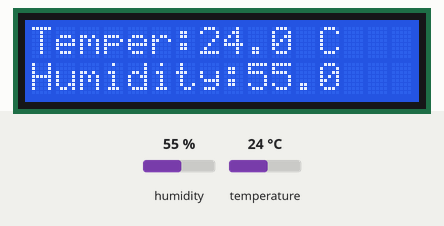
This program was run on a simulated Raspberry Pi (BCM pin numbers). Shown: 16×2 character LCD. The inputs (shaded band) are chosen by the test bench; at power-on: humidity 55 %, temperature 24 °C. What the program prints to the terminal is not drawn.

Above: at 1.2 s.
1.3 s: humidity set to 22 %
At 3.3 s:
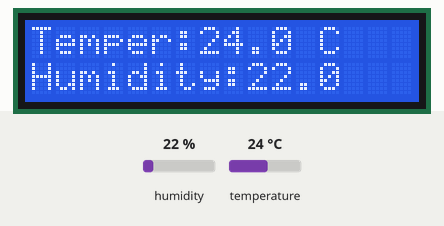
6.3 s: temperature set to 12 °C
At 7.8 s:
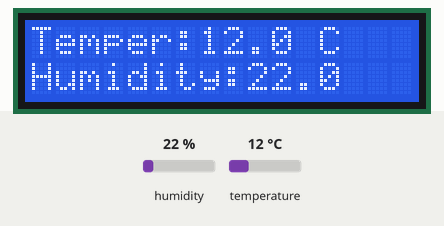
10.9 s: humidity set to 40 %
At 12.3 s:
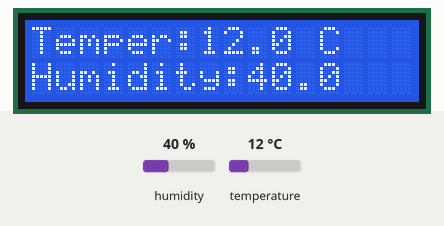
15.5 s: temperature set to 19 °C
At 16.8 s:
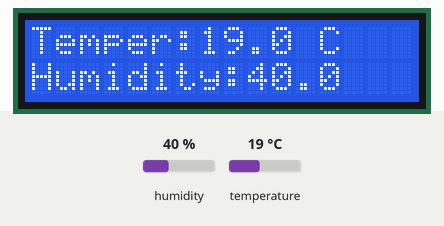
Timing chart, 0 to 18.5 s (numbered marks = the images above; inputs shaded):
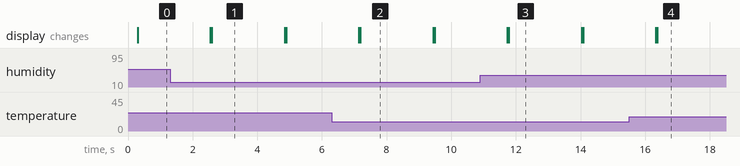

Measured:
- after the input at 1.3 s, the display: first differs from a run without the input after 1.3 s (image 1)
- after the input at 6.3 s, the display: first differs from a run without the input after 0.89 s (image 2)
- after the input at 10.9 s, the display: first differs from a run without the input after 0.88 s (image 3)
- after the input at 15.5 s, the display: first differs from a run without the input after 0.88 s (image 4)
- what the display in image 1 shows lasts 2.2 s, from 2.6 s to 4.8 s

The program:

DHT11_LCD_CircuitPython.py
```python
#sudo pip3 install adafruit-circuitpython-dht
#sudo apt-get install libgpiod2

import time
import board
import digitalio
import adafruit_character_lcd.character_lcd as characterlcd
import adafruit_dht
import RPi.GPIO as GPIO

# Initial the dht device, with data pin connected to:
dhtDevice = adafruit_dht.DHT11(board.D19)

# Modify this if you have a different sized character LCD
lcd_columns = 16
lcd_rows = 2

# Raspberry Pi Pin Config:
lcd_rs = digitalio.DigitalInOut(board.D5)
lcd_en = digitalio.DigitalInOut(board.D6)
lcd_d4 = digitalio.DigitalInOut(board.D12)
lcd_d5 = digitalio.DigitalInOut(board.D13)
lcd_d6 = digitalio.DigitalInOut(board.D16)
lcd_d7 = digitalio.DigitalInOut(board.D17)

# Initialise the lcd class
lcd = characterlcd.Character_LCD_Mono(
    lcd_rs, lcd_en, lcd_d4, lcd_d5, lcd_d6, lcd_d7, lcd_columns, lcd_rows)


if __name__ == '__main__':
    while True:
        try:
            # Print the values to the serial port
            temperature_c = dhtDevice.temperature
            temperature_f = temperature_c * (9 / 5) + 32
            humidity = dhtDevice.humidity
            print("Temp: {:.1f} F / {:.1f} C    Humidity: {}% "
                  .format(temperature_f, temperature_c, humidity))
            lcd.clear()
            #lcd_line_1 = "Temperature:" + str(temperature_c) + " C"
            #lcd_line_2 = "\nHumidity:"+ str(humidity) + " %"
            #lcd.message = lcd_line_1 + lcd_line_2;
            lcd.message = ("Temper:%.1f C " %temperature_c)
            lcd.message = ("\nHumidity:%.1F " %humidity)

            time.sleep(2.0)

        except RuntimeError as error:
            # Errors happen fairly often, DHT's are hard to read, just keep going
            print(error.args[0])
            time.sleep(2.0)
            continue

        except KeyboardInterrupt:
            GPIO.cleanup()
            print ('Exiting Program')
            exit()
```
